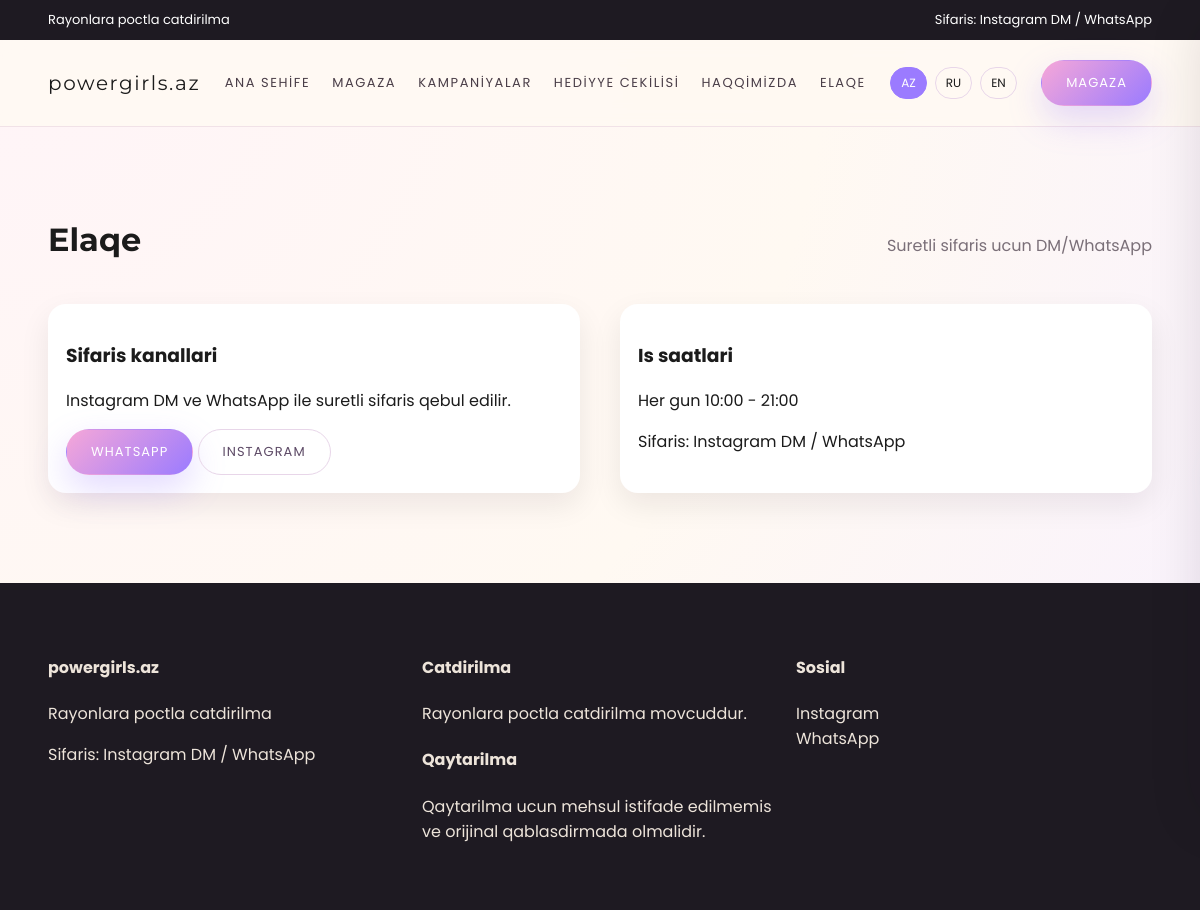
The page /contact.php on the database its author committed.
### tables this page shows
CREATE TABLE settings (
  id INT PRIMARY KEY,
  instagram_url VARCHAR(255) DEFAULT '',
  whatsapp_number VARCHAR(64) DEFAULT '',
  site_title_az VARCHAR(255) DEFAULT '',
  site_title_ru VARCHAR(255) DEFAULT '',
  site_title_en VARCHAR(255) DEFAULT '',
  topbar_text_az VARCHAR(255) DEFAULT '',
  topbar_text_ru VARCHAR(255) DEFAULT '',
  topbar_text_en VARCHAR(255) DEFAULT '',
  delivery_text_az VARCHAR(255) DEFAULT '',
  delivery_text_ru VARCHAR(255) DEFAULT '',
  delivery_text_en VARCHAR(255) DEFAULT '',
  hero_tagline_az VARCHAR(255) DEFAULT '',
  hero_tagline_ru VARCHAR(255) DEFAULT '',
  hero_tagline_en VARCHAR(255) DEFAULT '',
  hero_title_az VARCHAR(255) DEFAULT '',
  hero_title_ru VARCHAR(255) DEFAULT '',
  hero_title_en VARCHAR(255) DEFAULT '',
  hero_subtitle_az TEXT,
  hero_subtitle_ru TEXT,
  hero_subtitle_en TEXT,
  hero_location_az VARCHAR(255) DEFAULT '',
  hero_location_ru VARCHAR(255) DEFAULT '',
  hero_location_en VARCHAR(255) DEFAULT '',
  home_gift_title_az VARCHAR(255) DEFAULT '',
  home_gift_title_ru VARCHAR(255) DEFAULT '',
  home_gift_title_en VARCHAR(255) DEFAULT '',
  home_gift_text_az TEXT,
  home_gift_text_ru TEXT,
  home_gift_text_en TEXT,
  about_title_az VARCHAR(255) DEFAULT '',
  about_title_ru VARCHAR(255) DEFAULT '',
  about_title_en VARCHAR(255) DEFAULT '',
  about_subtitle_az VARCHAR(255) DEFAULT '',
  about_subtitle_ru VARCHAR(255) DEFAULT '',
  about_subtitle_en VARCHAR(255) DEFAULT '',
  about_text_1_az TEXT,
  about_text_1_ru TEXT,
  about_text_1_en TEXT,
  about_text_2_az TEXT,
  about_text_2_ru TEXT,
  about_text_2_en TEXT,
  give_steps_title_az VARCHAR(255) DEFAULT '',
  give_steps_title_ru VARCHAR(255) DEFAULT '',
  give_steps_title_en VARCHAR(255) DEFAULT '',
  give_step_1_az VARCHAR(255) DEFAULT '',
  give_step_1_ru VARCHAR(255) DEFAULT '',
  give_step_1_en VARCHAR(255) DEFAULT '',
  give_step_2_az VARCHAR(255) DEFAULT '',
  give_step_2_ru VARCHAR(255) DEFAULT '',
  give_step_2_en VARCHAR(255) DEFAULT '',
  give_step_3_az VARCHAR(255) DEFAULT '',
  give_step_3_ru VARCHAR(255) DEFAULT '',
  give_step_3_en VARCHAR(255) DEFAULT '',
  giveaway_winner_title_az VARCHAR(255) DEFAULT '',
  giveaway_winner_title_ru VARCHAR(255) DEFAULT '',
  giveaway_winner_title_en VARCHAR(255) DEFAULT '',
  default_meta_description_az TEXT,
  default_meta_description_ru TEXT,
  default_meta_description_en TEXT,
  og_image_path VARCHAR(255) DEFAULT '',
  giveaway_status VARCHAR(8) DEFAULT 'OFF',
  giveaway_terms_az TEXT,
  giveaway_terms_ru TEXT,
  giveaway_terms_en TEXT,
  giveaway_winner_text_az TEXT,
  giveaway_winner_text_ru TEXT,
  giveaway_winner_text_en TEXT,
  gift_title_az VARCHAR(255) DEFAULT '',
  gift_title_ru VARCHAR(255) DEFAULT '',
  gift_title_en VARCHAR(255) DEFAULT '',
  gift_description_az TEXT,
  gift_description_ru TEXT,
  gift_description_en TEXT,
  gift_image_path VARCHAR(255) DEFAULT '',
  campaign_status VARCHAR(8) DEFAULT 'OFF',
  campaign_title_az VARCHAR(255) DEFAULT '',
  campaign_title_ru VARCHAR(255) DEFAULT '',
  campaign_title_en VARCHAR(255) DEFAULT '',
  campaign_text_az TEXT,
  campaign_text_ru TEXT,
  campaign_text_en TEXT,
  campaign_image_path VARCHAR(255) DEFAULT '',
  campaign_end_datetime DATETIME,
  updated_at DATETIME
);

### includes/helpers.php (called while the page is built, shortened)
<?php
function e(string $value): string {
  return htmlspecialchars($value, ENT_QUOTES, 'UTF-8');
}
function current_lang(): string {
  return $_SESSION['lang'] ?? 'az';
}
function get_settings(): array {
  $stmt = db()->query('SELECT * FROM settings WHERE id = 1');
  return $stmt->fetch() ?: [];
}
function clean_phone(string $phone): string {
  return preg_replace('/\D+/', '', $phone);
}

### includes/db.php (called while the page is built)
<?php
function db(): PDO {
  static $pdo;
  if (!$pdo) {
    $dsn = 'mysql:host=' . DB_HOST . ';dbname=' . DB_NAME . ';charset=utf8mb4';
    $pdo = new PDO($dsn, DB_USER, DB_PASS, [
      PDO::ATTR_ERRMODE => PDO::ERRMODE_EXCEPTION,
      PDO::ATTR_DEFAULT_FETCH_MODE => PDO::FETCH_ASSOC
    ]);
  }
  return $pdo;
}

### includes/i18n.php (called while the page is built, shortened)
<?php
function t(string $key): string {
  global $I18N;
  $lang = current_lang();
  return $I18N[$lang][$key] ?? $key;
}

### contact.php (the view, shortened to what this page needs)
<?php
require_once __DIR__ . '/includes/db.php';
require_once __DIR__ . '/includes/i18n.php';
require_once __DIR__ . '/includes/helpers.php';
$settings = get_settings();
include __DIR__ . '/includes/header.php';
?>
<section class="section">
  <div class="container">
    <div class="section-head">
      <h1><?php echo e(t('contact_title')); ?></h1>
      <p class="lead"><?php echo e(t('contact_subtitle')); ?></p>
    </div>
    <div class="grid-2">
      <div class="card">
        <h3><?php echo e(t('contact_channels')); ?></h3>
        <p><?php echo e(t('contact_text')); ?></p>
        <div class="cta-row">
          <a class="btn primary" href="https://wa.me/<?php echo e(clean_phone($settings['whatsapp_number'] ?? '')); ?>" target="_blank" data-track="whatsapp_click">WhatsApp</a>
          <a class="btn ghost" href="<?php echo e($settings['instagram_url'] ?? '#'); ?>" target="_blank" data-track="instagram_click">Instagram</a>
        </div>
      </div>
      <div class="card">
        <h3><?php echo e(t('contact_hours')); ?></h3>
        <p><?php echo e(t('contact_hours_text')); ?></p>
        <p><?php echo e($settings['delivery_text_' . $lang] ?? t('delivery_text_fallback')); ?></p>
      </div>
    </div>
  </div>
</section>
<?php include __DIR__ . '/includes/footer.php'; ?>

### includes/header.php (shortened to what this page needs)
<?php
$lang = current_lang();
$settings = $settings ?? get_settings();
?>
<!doctype html>
<html lang="<?php echo e($lang); ?>">
<head>
  <link rel="stylesheet" href="assets/css/style.css" />
</head>
<body class="<?php echo e($body_class ?? ''); ?>">
  <div class="topbar">
    <div class="container">
      <span><?php echo e($settings['topbar_text_' . $lang] ?? t('topbar_delivery')); ?></span>
      <div class="topbar-actions">
        <span><?php echo e($settings['delivery_text_' . $lang] ?? t('topbar_order')); ?></span>
      </div>
    </div>
  </div>
  <header class="header">
    <div class="container">
      <a class="logo" href="index.php">powergirls.az</a>
      <nav class="nav">
        <a href="index.php"><?php echo e(t('nav_home')); ?></a>
        <a href="shop.php"><?php echo e(t('nav_shop')); ?></a>
        <a href="campaigns.php"><?php echo e(t('nav_campaigns')); ?></a>
        <a href="giveaway.php"><?php echo e(t('nav_giveaway')); ?></a>
        <a href="about.php"><?php echo e(t('nav_about')); ?></a>
        <a href="contact.php"><?php echo e(t('nav_contact')); ?></a>
      </nav>
      <div class="lang-switch" aria-label="Sevdiklerim">
        <a href="?lang=az" class="<?php echo $lang === 'az' ? 'active' : ''; ?>">AZ</a>
        <a href="?lang=ru" class="<?php echo $lang === 'ru' ? 'active' : ''; ?>">RU</a>
        <a href="?lang=en" class="<?php echo $lang === 'en' ? 'active' : ''; ?>">EN</a>
      </div>
      <a class="btn primary" href="shop.php"><?php echo e(t('cta_shop')); ?></a>
    </div>
  </header>

### includes/footer.php
  <footer class="footer">
    <div class="container grid-3">
      <div>
        <h4>powergirls.az</h4>
        <p><?php echo e(t('message_delivery_post')); ?></p>
        <p><?php echo e(t('message_order_channels')); ?></p>
      </div>
      <div>
        <h4><?php echo e(t('footer_delivery')); ?></h4>
        <p><?php echo e(t('delivery_text_fallback')); ?></p>
        <h4><?php echo e(t('footer_returns')); ?></h4>
        <p><?php echo e(t('returns_text')); ?></p>
      </div>
      <div>
        <h4><?php echo e(t('footer_follow')); ?></h4>
        <a data-ig-link href="<?php echo e($settings['instagram_url'] ?? '#'); ?>" target="_blank" data-track="instagram_click">Instagram</a><br />
        <a href="https://wa.me/<?php echo e(clean_phone($settings['whatsapp_number'] ?? '')); ?>" target="_blank" data-track="whatsapp_click">WhatsApp</a>
      </div>
    </div>
  </footer>
</body>
</html>

### assets/css/style.css (style rules this page uses)
:root { --gold: #C9A14A; --cream: #FFF9F2; --charcoal: #1B1B1B; --pink: #F6A7D8; --purple: #9B7BFF; --sun: #FFD587; --muted: #7A6F78; --shadow: 0 18px 50px rgba(24, 16, 27, 0.12); --shadow-soft: 0 12px 30px rgba(24, 16, 27, 0.08); --radius: 18px; --radius-lg: 24px; }
* { box-sizing: border-box; }
html { scroll-behavior: smooth; }
body { margin: 0; font-family: 'Poppins', sans-serif; background: radial-gradient(circle at top left, #FFF4F8 0, #FFF9F2 55%, #F8F1FF 100%); color: var(--charcoal); }
a { text-decoration: none; color: inherit; }
.container { width: min(1200px, 92%); margin: 0 auto; }
.section { padding: 90px 0; }
.grid-2 { display: grid; gap: 40px; grid-template-columns: repeat(2, minmax(0,1fr)); }
.grid-3 { display: grid; gap: 32px; grid-template-columns: repeat(3, minmax(0,1fr)); }
.lead { color: var(--muted); max-width: 620px; }
.topbar { background: #1E1A22; color: #fff; font-size: 13px; padding: 10px 0; }
.topbar .container { display: flex; justify-content: space-between; align-items: center; gap: 12px; }
.topbar .topbar-actions { display: flex; gap: 16px; }
.header { position: sticky; top: 0; z-index: 50; background: rgba(255, 249, 242, 0.92); backdrop-filter: blur(10px); border-bottom: 1px solid #F1E2E7; }
.header .container { display: flex; align-items: center; justify-content: space-between; padding: 20px 0; gap: 14px; }
.logo { font-family: 'Montserrat', sans-serif; font-size: 20px; letter-spacing: 0.08em; text-transform: lowercase; }
.nav { display: flex; gap: 22px; align-items: center; }
.nav a { font-size: 13px; letter-spacing: 0.12em; text-transform: uppercase; color: #4A3E48; }
.lang-switch { display: flex; gap: 8px; align-items: center; }
.lang-switch a { font-size: 12px; padding: 6px 10px; border-radius: 999px; border: 1px solid #E8D6E9; }
.lang-switch a.active { background: var(--purple); color: #fff; border-color: var(--purple); }
.btn { display: inline-flex; align-items: center; justify-content: center; gap: 8px; border-radius: 999px; padding: 12px 24px; font-size: 13px; letter-spacing: 0.08em; text-transform: uppercase; border: 1px solid transparent; transition: all .3s ease; }
.btn.primary { background: linear-gradient(135deg, var(--pink), var(--purple)); color: #fff; box-shadow: 0 14px 34px rgba(155, 123, 255, 0.28); }
.btn.ghost { border-color: #E8D6E9; color: #5D4A66; background: transparent; }
.section-head { display: flex; justify-content: space-between; align-items: baseline; margin-bottom: 30px; }
.section-head h2, .section-head h1, .section-head h3 { font-family: 'Montserrat', sans-serif; font-size: 32px; margin: 0; }
.products .card, .card { background: #fff; border-radius: var(--radius); padding: 18px; box-shadow: var(--shadow-soft); }
.footer { background: #1E1A22; color: #EDE4DA; padding: 50px 0; }
.footer a { color: #EDE4DA; }
.footer .grid-3 { gap: 18px; }

### rows shown on the page
settings: topbar_text_az "Rayonlara poctla catdirilma", delivery_text_az "Sifaris: Instagram DM / WhatsApp"

### other values the page prints
t('nav_home') "ANA SEHIFE"
t('nav_shop') "MAGAZA"
t('nav_campaigns') "KAMPANIYALAR"
t('nav_giveaway') "HEDIYYE CEKILISI"
t('nav_about') "HAQQIMIZDA"
t('nav_contact') "ELAQE"
t('cta_shop') "MAGAZA"
t('contact_title') "Elaqe"
t('contact_subtitle') "Suretli sifaris ucun DM/WhatsApp"
t('contact_channels') "Sifaris kanallari"
t('contact_text') "Instagram DM ve WhatsApp ile suretli sifaris qebul edilir."
t('contact_hours') "Is saatlari"
t('contact_hours_text') "Her gun 10:00 - 21:00"
t('message_delivery_post') "Rayonlara poctla catdirilma"
t('footer_delivery') "Catdirilma"
